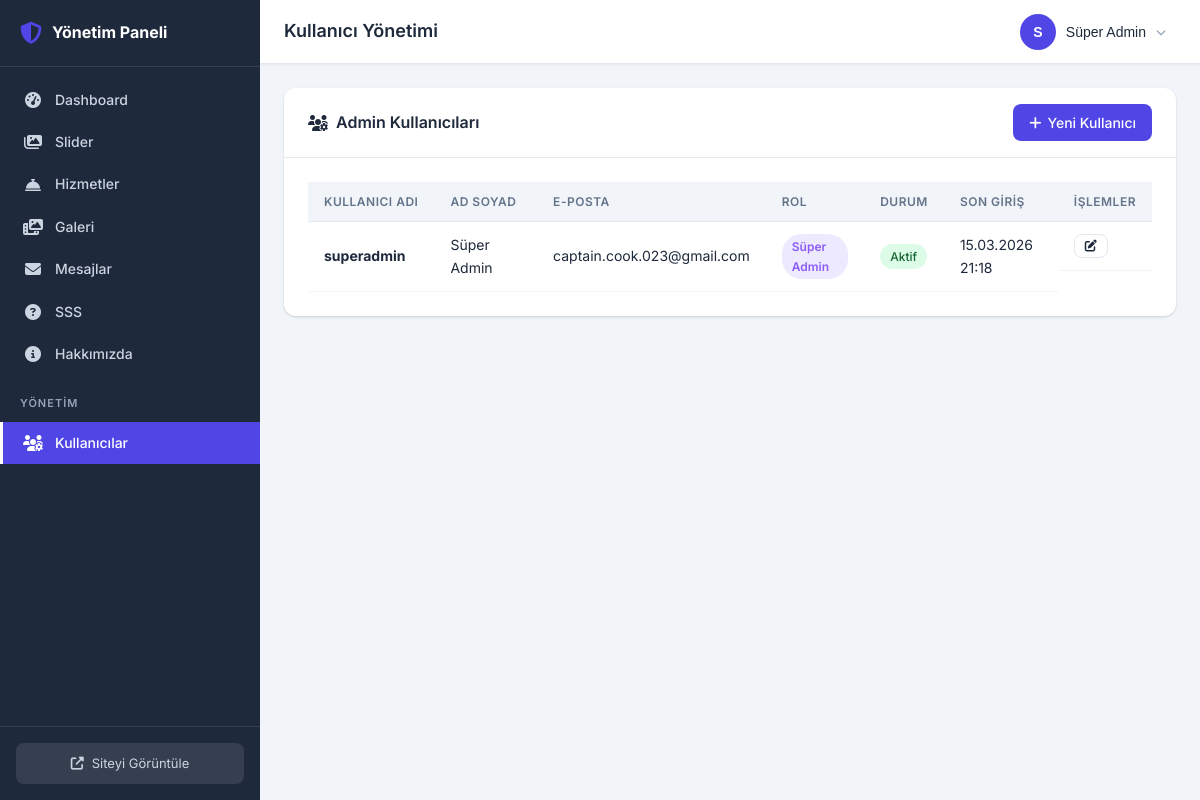
The app's page /gizli-yonetim-x7c8v9/users/ (signed in), older data.
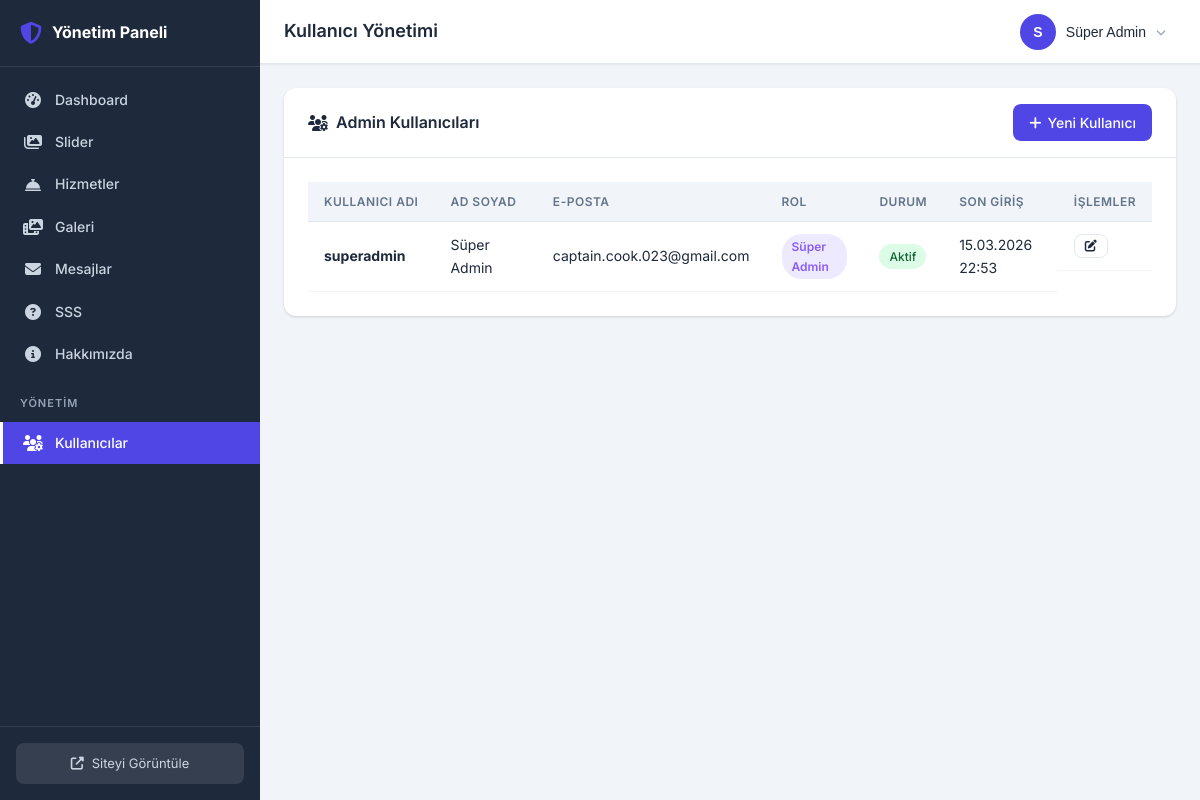
The same page, newer data.
### custom_admin/models.py (models this page shows, shortened)
class AdminUser(models.Model):
    ROLE_CHOICES = [
        ('superadmin', 'Süper Admin'),
        ('admin', 'Admin'),
    ]
    id = models.UUIDField(primary_key=True, default=uuid.uuid4, editable=False)
    username = models.CharField(max_length=50, unique=True, verbose_name="Kullanıcı Adı")
    password_hash = models.CharField(max_length=256, verbose_name="Şifre Hash")
    email = models.EmailField(blank=True, verbose_name="E-posta")
    first_name = models.CharField(max_length=100, blank=True, verbose_name="Ad")
    last_name = models.CharField(max_length=100, blank=True, verbose_name="Soyad")
    role = models.CharField(max_length=20, choices=ROLE_CHOICES, default='admin', verbose_name="Rol")
    is_active = models.BooleanField(default=True, verbose_name="Aktif")
    created_at = models.DateTimeField(auto_now_add=True, verbose_name="Oluşturulma Tarihi")
    updated_at = models.DateTimeField(auto_now=True, verbose_name="Güncellenme Tarihi")
    last_login = models.DateTimeField(null=True, blank=True, verbose_name="Son Giriş")
    can_manage_sliders = models.BooleanField(default=True, verbose_name="Slider Yönetimi")
    can_manage_services = models.BooleanField(default=True, verbose_name="Hizmet Yönetimi")
    can_manage_gallery = models.BooleanField(default=True, verbose_name="Galeri Yönetimi")
    can_manage_messages = models.BooleanField(default=True, verbose_name="Mesaj Yönetimi")
    can_manage_faq = models.BooleanField(default=True, verbose_name="SSS Yönetimi")
    can_manage_about = models.BooleanField(default=True, verbose_name="Hakkımızda Yönetimi")
    class Meta:
        verbose_name = "Admin Kullanıcı"
        verbose_name_plural = "Admin Kullanıcılar"
        ordering = ['-created_at']
    @property
    def is_superadmin(self):
        return self.role == 'superadmin'
    @property
    def full_name(self):
        name = f"{self.first_name} {self.last_name}".strip()
        return name or self.username

### custom_admin/views.py (the view)
# urls.py: path('users/', views.user_list, name='user_list'),
@superadmin_required
def user_list(request):
    users = AdminUser.objects.all()
    return render(request, 'custom_admin/users/list.html', {
        'users': users,
        'admin_user': request.admin_user,
    })

### custom_admin/context_processors.py (called while the page is built)
def admin_context(request):
    context = {}
    if hasattr(request, 'admin_user'):
        context['unread_count'] = ContactMessage.objects.filter(is_read=False).count()
    return context

### custom_admin/templates/custom_admin/users/list.html (shortened to what this page needs)
{% extends "custom_admin/base.html" %}
{% block page_title %}Kullanıcı Yönetimi{% endblock %}
{% block content %}
<div class="card">
    <div class="card-header">
        <h2><i class="fas fa-users-cog"></i> Admin Kullanıcıları</h2>
        <a href="{% url 'custom_admin:user_create' %}" class="btn btn-primary">
            <i class="fas fa-plus"></i> Yeni Kullanıcı
        </a>
    </div>
    <div class="card-body">
        {% if users %}
        <div class="table-responsive">
            <table class="data-table">
                <thead>
                    <tr>
                        <th>Kullanıcı Adı</th>
                        <th>Ad Soyad</th>
                        <th>E-posta</th>
                        <th>Rol</th>
                        <th>Durum</th>
                        <th>Son Giriş</th>
                        <th>İşlemler</th>
                    </tr>
                </thead>
                <tbody>
                    {% for user in users %}
                    <tr>
                        <td><strong>{{ user.username }}</strong></td>
                        <td>{{ user.full_name }}</td>
                        <td>{{ user.email|default:"-" }}</td>
                        <td>
                            <span class="role-badge role-{{ user.role }}">
                                {{ user.get_role_display }}
                            </span>
                        </td>
                        <td>
                            {% if user.is_active %}
                            <span class="status-badge status-active">Aktif</span>
                            {% else %}
                            <span class="status-badge status-inactive">Pasif</span>
                            {% endif %}
                        </td>
                        <td>{{ user.last_login|date:"d.m.Y H:i"|default:"Hiç" }}</td>
                        <td class="actions">
                            <a href="{% url 'custom_admin:user_edit' user.id %}" class="btn btn-sm btn-outline" title="Düzenle">
                                <i class="fas fa-edit"></i>
                            </a>
                        </td>
                    </tr>
                    {% endfor %}
                </tbody>
            </table>
        </div>
        {% else %}
        <div class="empty-state">
            <i class="fas fa-users"></i>
            <p>Henüz kullanıcı bulunmuyor.</p>
        </div>
        {% endif %}
    </div>
</div>
{% endblock %}

### custom_admin/templates/custom_admin/base.html (shortened to what this page needs)
{% load static %}
<!DOCTYPE html>
<html lang="tr" data-theme="light">
<head>
    <link rel="stylesheet" href="https://cdnjs.cloudflare.com/ajax/libs/font-awesome/6.4.0/css/all.min.css">
    <link rel="stylesheet" href="{% static 'custom_admin/css/admin.css' %}">
</head>
<body>
    <div class="admin-wrapper">
        <aside class="sidebar" id="sidebar">
            <div class="sidebar-header">
                <div class="sidebar-logo">
                    <i class="fas fa-shield-alt"></i>
                    <span>Yönetim Paneli</span>
                </div>
            </div>
            <nav class="sidebar-nav">
                <ul>
                    <li>
                        <a href="{% url 'custom_admin:dashboard' %}" class="{% if request.resolver_match.url_name == 'dashboard' %}active{% endif %}">
                            <i class="fas fa-tachometer-alt"></i>
                            <span>Dashboard</span>
                        </a>
                    </li>
                    {% if admin_user.has_permission.can_manage_sliders or admin_user.is_superadmin %}
                    <li>
                        <a href="{% url 'custom_admin:slider_list' %}" class="{% if 'slider' in request.resolver_match.url_name %}active{% endif %}">
                            <i class="fas fa-images"></i>
                            <span>Slider</span>
                        </a>
                    </li>
                    {% endif %}
                    {% if admin_user.has_permission.can_manage_services or admin_user.is_superadmin %}
                    <li>
                        <a href="{% url 'custom_admin:service_list' %}" class="{% if 'service' in request.resolver_match.url_name %}active{% endif %}">
                            <i class="fas fa-concierge-bell"></i>
                            <span>Hizmetler</span>
                        </a>
                    </li>
                    {% endif %}
                    {% if admin_user.has_permission.can_manage_gallery or admin_user.is_superadmin %}
                    <li>
                        <a href="{% url 'custom_admin:gallery_list' %}" class="{% if 'gallery' in request.resolver_match.url_name %}active{% endif %}">
                            <i class="fas fa-photo-video"></i>
                            <span>Galeri</span>
                        </a>
                    </li>
                    {% endif %}
                    {% if admin_user.has_permission.can_manage_messages or admin_user.is_superadmin %}
                    <li>
                        <a href="{% url 'custom_admin:message_list' %}" class="{% if 'message' in request.resolver_match.url_name %}active{% endif %}">
                            <i class="fas fa-envelope"></i>
                            <span>Mesajlar</span>
                        </a>
                    </li>
                    {% endif %}
                    {% if admin_user.has_permission.can_manage_faq or admin_user.is_superadmin %}
                    <li>
                        <a href="{% url 'custom_admin:faq_list' %}" class="{% if 'faq' in request.resolver_match.url_name %}active{% endif %}">
                            <i class="fas fa-question-circle"></i>
                            <span>SSS</span>
                        </a>
                    </li>
                    {% endif %}
                    {% if admin_user.has_permission.can_manage_about or admin_user.is_superadmin %}
                    <li>
                        <a href="{% url 'custom_admin:about_edit' %}" class="{% if 'about' in request.resolver_match.url_name %}active{% endif %}">
                            <i class="fas fa-info-circle"></i>
                            <span>Hakkımızda</span>
                        </a>
                    </li>
                    {% endif %}
                    {% if admin_user.is_superadmin %}
                    <li class="nav-divider">
                        <span>YÖNETİM</span>
                    </li>
                    <li>
                        <a href="{% url 'custom_admin:user_list' %}" class="{% if 'user' in request.resolver_match.url_name %}active{% endif %}">
                            <i class="fas fa-users-cog"></i>
                            <span>Kullanıcılar</span>
                        </a>
                    </li>
                    {% endif %}
                </ul>
            </nav>
            <div class="sidebar-footer">
                <a href="/" target="_blank" class="btn-site-view">
                    <i class="fas fa-external-link-alt"></i>
                    <span>Siteyi Görüntüle</span>
                </a>
            </div>
        </aside>
        <main class="main-content">
            <header class="topbar">
                <div class="topbar-left">
                    <h1 class="page-title">{% block page_title %}Dashboard{% endblock %}</h1>
                </div>
                <div class="topbar-right">
                    <div class="user-dropdown" id="userDropdown">
                        <button class="user-dropdown-toggle">
                            <div class="user-avatar">
                                {{ admin_user.username|first|upper }}
                            </div>
                            <span class="user-name">{{ admin_user.full_name }}</span>
                            <i class="fas fa-chevron-down"></i>
                        </button>
                    </div>
                </div>
            </header>
            <div class="content-area">
                {% block content %}{% endblock %}
            </div>
        </main>
    </div>
</body>
</html>

Row changes from the older to the newer data that the page shows:
changed AdminUser "superadmin": last_login "15.03.2026 21:18" → "15.03.2026 22:53"
